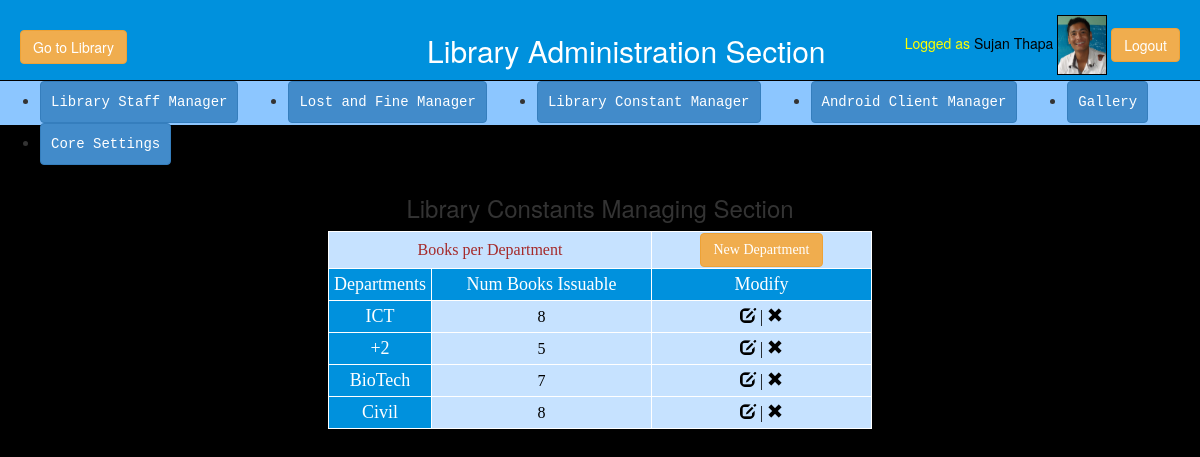
Screenshot of /admin/index.php?page=libcons-manager (signed in) with the database file from the repository.
### tables this page shows
CREATE TABLE IF NOT EXISTS `staffs_info` (
  `fname` varchar(255) NOT NULL,
  `lname` varchar(255) NOT NULL,
  `email` varchar(255) NOT NULL,
  `password` varchar(255) NOT NULL,
  `phone` varchar(255) NOT NULL,
  `sex` varchar(255) NOT NULL,
  `temporary_address` varchar(255) DEFAULT NULL,
  `permanent_address` varchar(255) DEFAULT NULL,
  `position` varchar(255) DEFAULT NULL,
  `date_joined` varchar(255) NOT NULL,
  `staff_image` varchar(255) NOT NULL,
  PRIMARY KEY (`email`)
);

CREATE TABLE IF NOT EXISTS `constants` (
  `depid` int(11) NOT NULL AUTO_INCREMENT,
  `department` varchar(255) NOT NULL,
  `numbooks` int(11) NOT NULL,
  PRIMARY KEY (`depid`),
  UNIQUE KEY `department` (`department`)
);

### admin/pages/libcons-manager/list-constants.php (the view, shortened to what this page needs)
<?php include 'includes/dependencies.php';?>
<center>
<div class="listConstants">
<table border="1px" align="center">
	<tr>
    	<td colspan="2">
        <font color="red">
		<?php
			 if(isset($_SESSION['msg']))
			 {
				 echo $_SESSION['msg'];
				 unset($_SESSION['msg']);
			  }else{
				  echo '<font color="brown">Books per Department</font>';
			  }
		?>
        </font>
       </td>
       <td>
        	<a href="<?php echo site_url;?>/admin/index.php?page=libcons-manager&action=add" class="btn btn-warning">
            	<font color="white">
            		New Department
                </font>
            </a>
        </td>
	</tr>
    <tr>
       <th>
           	Departments
        </th>
		<th>
			Num Books Issuable
		</th>
		<th>
				Modify
		</th>
     </tr>
               <?php
			$sql = mysql_query("SELECT * from constants");
			if(mysql_num_rows($sql)>0)
        	{
				while($cons = mysql_fetch_array($sql)){
		  ?>
          <tr>
                    	<th>
            	<?php echo $cons['department'];?>
            </th>
            <td>
            	<?php echo $cons['numbooks'];?>
            </td>
          	<td>
                        	<a id="edit" title="Click to Edit" onClick="return editDpt()" href="<?php echo site_url;?>/admin/index.php?page=libcons-manager&action=edit&id=<?php echo $cons['depid'];?>">
                            <span class="glyphicon glyphicon-edit"></span></a> | <a
                            id="edit" title="Click to Delete Department Permanently." onClick="return delDpt()" href="<?php echo site_url;?>/admin/index.php?page=libcons-manager&action=delete&id=<?php echo $cons['depid'];?>">
                            <span class="glyphicon glyphicon-remove"></span></a>
            </td> </tr>
         <?php
		 }
		 }else
		 {
		 	echo '<tr><td colspan="3"><h4>No Departments Added Yet</h4></td></tr>';
		 }
		 ?>
         </table></div></center>

### admin/boxes/header.php (shortened to what this page needs)
<div class="header">
     <a title="Back to Library" class="back_link btn btn-warning" href="<?php echo site_url;?>" >Go to Library</a>
     <div class="site_title"> <center><a id="none" href="<?php echo site_url;?>/admin">Library Administration Section</a></center></div>
     <div class="logout_link">
          	<?php
				$email = $_SESSION['email'];
				$data = mysql_fetch_array(mysql_query("SELECT * from staffs_info where email = '$email'"));
			?>
     	<font color="yellow">
        	Logged as
        </font>
        <a title="View Profile" id="edit" href="<?php echo site_url;?>/index.php?action=staffdetails&email=<?php echo $_SESSION['email'];?>" >
        	<?php echo $_SESSION['fname'].' '.$_SESSION['lname'];?>
        </a>
        <a title="Enlarge Image" class="fancybox" href="<?php echo site_url; ?>/source/images/staffs/<?php echo $data['staff_image']; ?>">
	        <img title="Photo" height="60" width="50" src="<?php echo site_url; ?>/source/images/staffs/<?php echo $data['staff_image']; ?>" />
        </a>
	    <a title="Logout" class=" btn btn-warning" href="logout.php" onclick="return logout()" >
        	Logout
        </a>
      </div>
</div>
<div class="menu">
	<ul>
	   <li><a class = "btn btn-primary" href="<?php echo site_url;?>/admin/index.php?page=staff-manager">Library Staff Manager</a></li>
	   <li><a class = "btn btn-primary" href="<?php echo site_url;?>/admin/index.php?page=lostfine-manager">Lost and Fine Manager</a></li>
       <li><a class = "btn btn-primary" href="<?php echo site_url;?>/admin/index.php?page=libcons-manager">Library Constant Manager</a></li>
       <li><a class = "btn btn-primary" href="<?php echo site_url;?>/admin/index.php?page=android-manager">Android Client Manager</a></li>
       <li><a class = "btn btn-primary" href="<?php echo site_url;?>/admin/index.php?page=gallery-manager">Gallery</a></li>
       <li><a class = "btn btn-primary" href="<?php echo site_url;?>/admin/index.php?page=core-manager">Core Settings</a></li>
     </ul>
 </div>

### source/css/admin.css (style rules this page uses)
#none { text-decoration:none; color:white; }
#edit { color:black; }
.listConstants { font-family:"Times New Roman", Times, serif; width:600px; }
.listConstants a { text-decoration:none; color:white; }
.listConstants th { background:#0091DD; padding:5px;font-size:18px; color:white; font-weight:normal; text-align:center; border:1px white solid; }
.listConstants td { background:#C6E2FF;text-align:center; color:black; border:1px white solid; padding:1px; }
body { margin:0 auto; font-family:sans-serif; }
.header { background:#0091dd; height:100px; }
.site_title { margin-left:300px; float:left; margin-top:30; font-size:30px; text-align:center; color:#fff; }
.logout_link { margin-top:15px; float:right; margin-right:20px; color: white; text-decoration:none; }
.logout_link img { border:solid black 1px; }
.back_link { float:left; margin-top:30px; margin-left:20px; font-size:20px; font-weight:bold; color: white; text-decoration:none; }
.menu { background: #8CC6FF; height:44px; margin-top:-9px; }
.menu li { text-align:center; float:left; padding-right:50px; }
.menu li a { font-family:"Courier New", Courier, monospace; color:white; text-decoration: none; padding:10px; }

### source/css/css_1.css (style rules this page uses)
#edit { color:black; }
.signup_form table th,td { text-align:center;padding:5px; border:1px solid white; font-weight:normal; }
.editmemberdetails_form table th,td { text-align:center; font-weight:normal; border:1px solid white; text-align:center; }
.editbookdetails_form table th,td { text-align:center; font-weight:normal; border:1px solid white; text-align:center; }
.deletemember_form table th,td { text-align:center; padding:10px; width:220px; border:1px solid white; }
.editmember_form table th,td { text-align:center; padding:10px; width:220px;height:50px; border:1px solid white; }
.addmember_form table th,td { text-align:center; width:200px; font-weight:normal; border:1px solid white; text-align:center; }
.deletebook_form table th,td { text-align:center; padding:10px; width:220px; border:1px solid white; }
.editbookinfo table th,td { text-align:center; padding:0px; width:200px;height:auto; border:1px solid white; }
.return table th,td { text-align:center; padding:10px; width:220px; border:1px solid white; }
.issue table th,td { text-align:center; padding:10px; width:220px; border:1px solid white; }
.header { background:#0091DD; height:80px;color:white; width:auto; }
body { background-image:url(../images/background.png); background-repeat:repeat; margin:0 auto; padding:0px; }

### rows the page displays
staffs_info: staff_image (picture)
constants: department "ICT", numbooks "8"
constants: department "+2", numbooks "5"
constants: department "BioTech", numbooks "7"
constants: department "Civil", numbooks "8"

### other values shown
$_SESSION['fname'] "Sujan"
$_SESSION['lname'] "Thapa"
